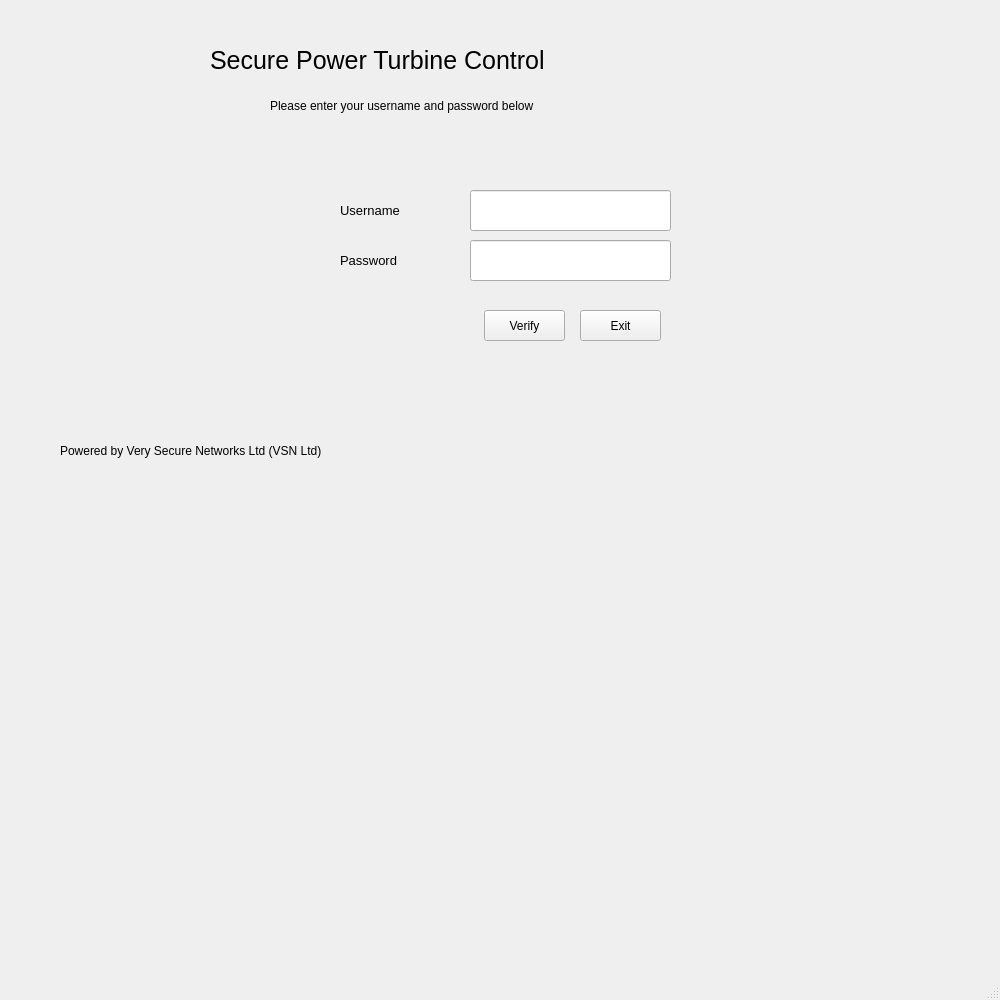
<?xml version="1.0" encoding="UTF-8"?>
<ui version="4.0">
 <class>MainWindow</class>
 <widget class="QMainWindow" name="MainWindow">
  <property name="geometry">
   <rect>
    <x>0</x>
    <y>0</y>
    <width>1000</width>
    <height>1000</height>
   </rect>
  </property>
  <property name="windowTitle">
   <string>MainWindow</string>
  </property>
  <widget class="QWidget" name="centralwidget">
   <widget class="QPushButton" name="loginButton">
    <property name="geometry">
     <rect>
      <x>484</x>
      <y>310</y>
      <width>81</width>
      <height>31</height>
     </rect>
    </property>
    <property name="text">
     <string>Verify</string>
    </property>
   </widget>
   <widget class="QLabel" name="label">
    <property name="geometry">
     <rect>
      <x>210</x>
      <y>20</y>
      <width>991</width>
      <height>81</height>
     </rect>
    </property>
    <property name="font">
     <font>
      <pointsize>19</pointsize>
     </font>
    </property>
    <property name="text">
     <string>Secure Power Turbine Control</string>
    </property>
   </widget>
   <widget class="QLabel" name="label_2">
    <property name="geometry">
     <rect>
      <x>60</x>
      <y>440</y>
      <width>641</width>
      <height>21</height>
     </rect>
    </property>
    <property name="text">
     <string>Powered by Very Secure Networks Ltd (VSN Ltd)</string>
    </property>
   </widget>
   <widget class="QLabel" name="label_3">
    <property name="geometry">
     <rect>
      <x>340</x>
      <y>200</y>
      <width>151</width>
      <height>21</height>
     </rect>
    </property>
    <property name="font">
     <font>
      <pointsize>10</pointsize>
     </font>
    </property>
    <property name="text">
     <string>Username</string>
    </property>
   </widget>
   <widget class="QLabel" name="label_4">
    <property name="geometry">
     <rect>
      <x>340</x>
      <y>250</y>
      <width>151</width>
      <height>21</height>
     </rect>
    </property>
    <property name="font">
     <font>
      <pointsize>10</pointsize>
     </font>
    </property>
    <property name="text">
     <string>Password</string>
    </property>
   </widget>
   <widget class="QLabel" name="label_5">
    <property name="geometry">
     <rect>
      <x>270</x>
      <y>90</y>
      <width>641</width>
      <height>31</height>
     </rect>
    </property>
    <property name="text">
     <string>Please enter your username and password below</string>
    </property>
   </widget>
   <widget class="QPushButton" name="exitButton">
    <property name="geometry">
     <rect>
      <x>580</x>
      <y>310</y>
      <width>81</width>
      <height>31</height>
     </rect>
    </property>
    <property name="text">
     <string>Exit</string>
    </property>
   </widget>
   <widget class="QLineEdit" name="username">
    <property name="geometry">
     <rect>
      <x>470</x>
      <y>190</y>
      <width>201</width>
      <height>41</height>
     </rect>
    </property>
   </widget>
   <widget class="QLineEdit" name="password">
    <property name="geometry">
     <rect>
      <x>470</x>
      <y>240</y>
      <width>201</width>
      <height>41</height>
     </rect>
    </property>
   </widget>
  </widget>
  <widget class="QMenuBar" name="menubar">
   <property name="geometry">
    <rect>
     <x>0</x>
     <y>0</y>
     <width>1000</width>
     <height>22</height>
    </rect>
   </property>
  </widget>
  <widget class="QStatusBar" name="statusbar"/>
 </widget>
 <tabstops>
  <tabstop>loginButton</tabstop>
  <tabstop>exitButton</tabstop>
 </tabstops>
 <resources/>
 <connections/>
</ui>
